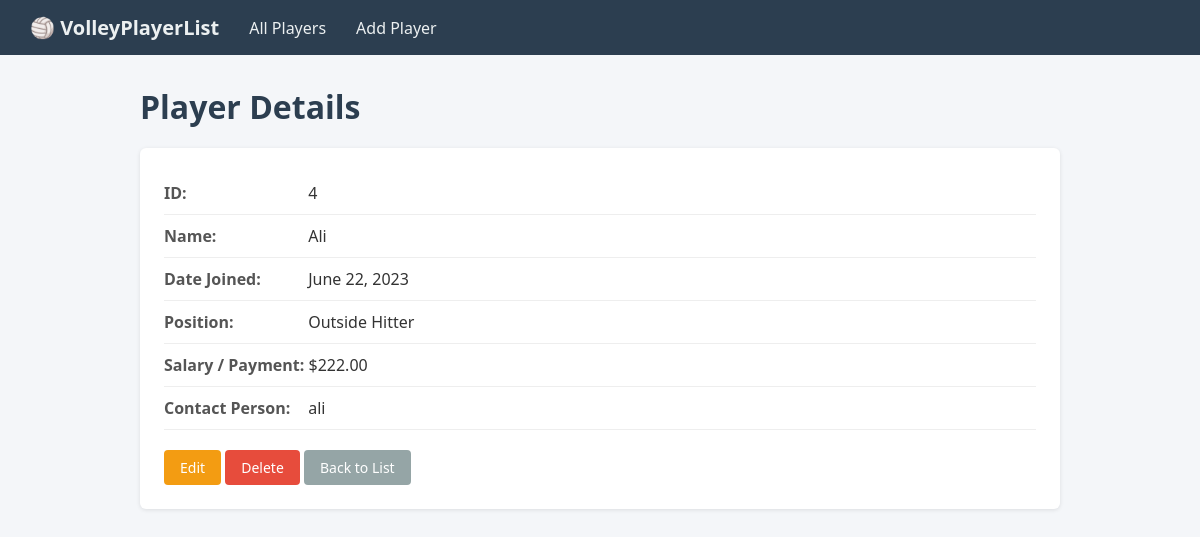
Screenshot of /player/4/ with the database file from the repository.
### players/models.py (models this page shows, shortened)
class VolleyPlayer(models.Model):
    player_id = models.AutoField(primary_key=True)
    name = models.CharField(max_length=100)
    date_joined = models.DateField()
    position = models.CharField(max_length=30, choices=POSITION_CHOICES)
    salary = models.DecimalField(max_digits=10, decimal_places=2)
    contact_person = models.CharField(max_length=100)

### players/views.py (the view)
# urls.py: path('player/<int:pk>/', views.view_player, name='view_player'),
def view_player(request, pk):
    player = get_object_or_404(VolleyPlayer, pk=pk)
    return render(request, 'players/player_detail.html', {'player': player})

### templates/players/player_detail.html (shortened to what this page needs)
{% extends "players/base.html" %}
{% block content %}
<h1>Player Details</h1>
<div class="card">
    <div class="detail-row">
        <span class="detail-label">ID:</span> {{ player.player_id }}
    </div>
    <div class="detail-row">
        <span class="detail-label">Name:</span> {{ player.name }}
    </div>
    <div class="detail-row">
        <span class="detail-label">Date Joined:</span> {{ player.date_joined }}
    </div>
    <div class="detail-row">
        <span class="detail-label">Position:</span> {{ player.position }}
    </div>
    <div class="detail-row">
        <span class="detail-label">Salary / Payment:</span> ${{ player.salary }}
    </div>
    <div class="detail-row">
        <span class="detail-label">Contact Person:</span> {{ player.contact_person }}
    </div>
    <div style="margin-top: 20px;">
        <a href="{% url 'edit_player' player.pk %}" class="btn btn-warning">Edit</a>
        <a href="{% url 'delete_player' player.pk %}" class="btn btn-danger">Delete</a>
        <a href="{% url 'player_list' %}" class="btn btn-secondary">Back to List</a>
    </div>
</div>
{% endblock %}

### templates/players/base.html (style rules this page uses)
* { box-sizing: border-box; margin: 0; padding: 0; }
body { font-family: 'Segoe UI', Tahoma, Geneva, Verdana, sans-serif; background: #f4f6f9; color: #333; }
h1, h2 { margin-bottom: 20px; color: #2c3e50; }
.btn { display: inline-block; padding: 8px 16px; border: none; border-radius: 4px; text-decoration: none; font-size: 14px; cursor: pointer; color: #fff; }
.btn-warning { background: #f39c12; }
.btn-danger { background: #e74c3c; }
.btn-secondary { background: #95a5a6; }
.card { background: #fff; padding: 24px; border-radius: 6px; box-shadow: 0 1px 4px rgba(0,0,0,0.1); }
.detail-row { padding: 10px 0; border-bottom: 1px solid #eee; }
.detail-label { font-weight: 600; color: #555; min-width: 140px; display: inline-block; }

### rows the page displays
VolleyPlayer: player_id "4", name "Ali", date_joined "June 22, 2023", position "Outside Hitter", salary "222.00", contact_person "ali"
